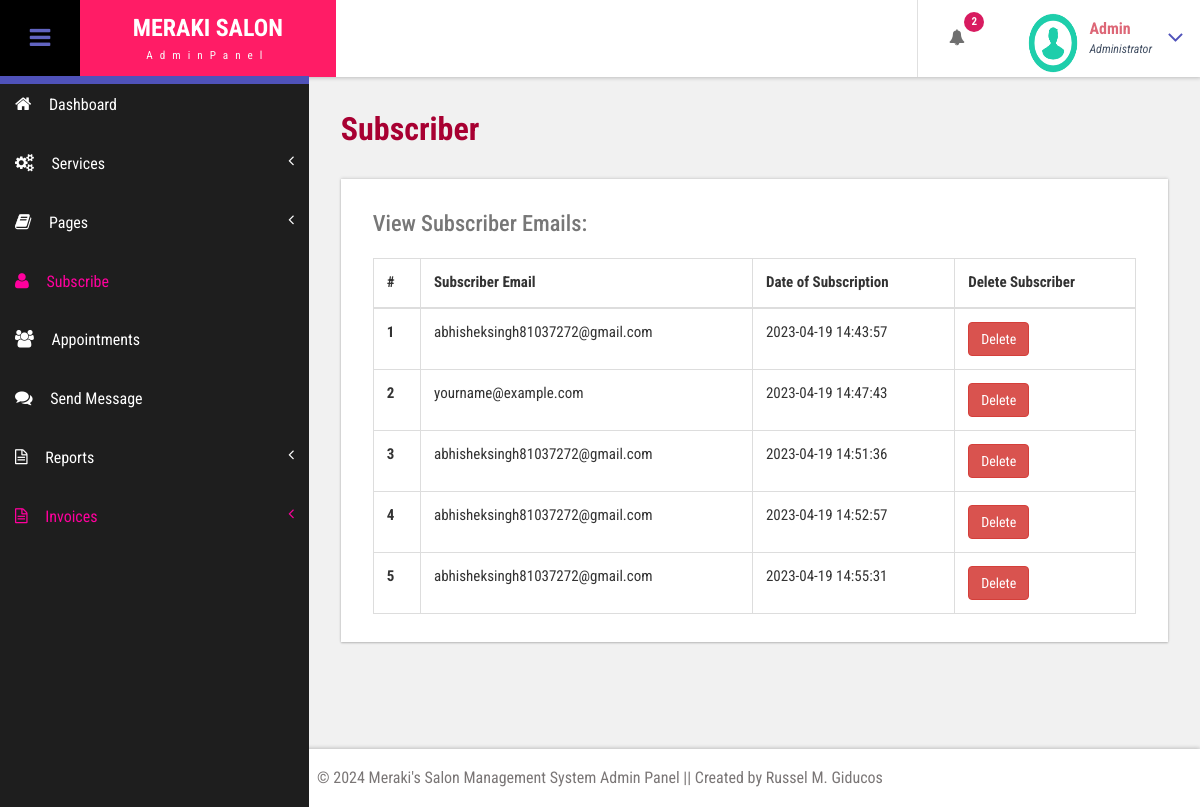
Before: /admin/subcriber.php (signed in) with the older database file.
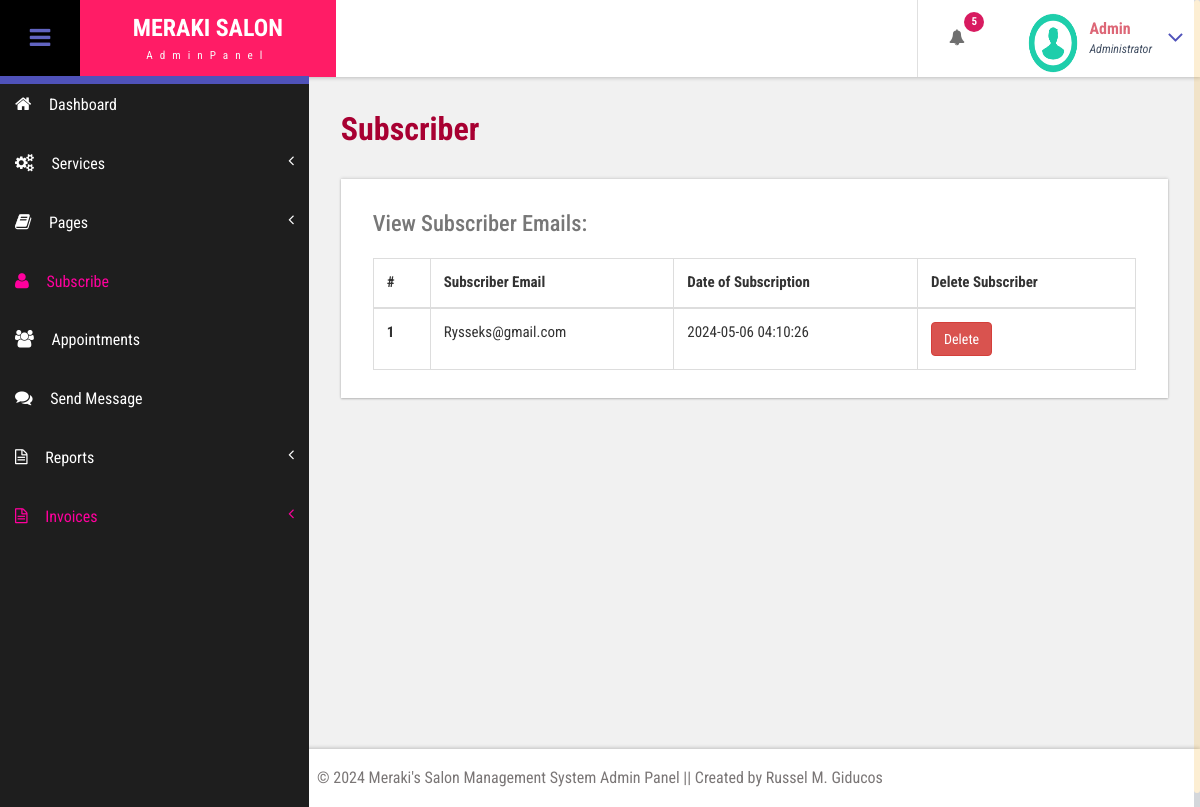
After: the same page with the newer database file.
### tables this page shows
CREATE TABLE `tblsubscriber` (
  `ID` int(5) NOT NULL,
  `Email` varchar(200) DEFAULT NULL,
  `DateofSub` timestamp NOT NULL DEFAULT current_timestamp()
);

### admin/subcriber.php (the view, shortened to what this page needs)
<?php
include('includes/dbconnection.php');
if (strlen($_SESSION['bpmsaid']==0)) {
  header('location:logout.php');
  } else{
  ?>
<!DOCTYPE HTML>
<html>
<head>
<link href="css/bootstrap.css" rel='stylesheet' type='text/css' />
<link href="css/style.css" rel='stylesheet' type='text/css' />
<link href="css/font-awesome.css" rel="stylesheet">
<link href="css/animate.css" rel="stylesheet" type="text/css" media="all">
<link href="css/custom.css" rel="stylesheet">
</head>
<body class="cbp-spmenu-push">
	<div class="main-content">
		<?php include_once 'includes/sidebar.php'; ?>
		<?php include_once 'includes/header.php'; ?>
		<body class="cbp-spmenu-push">
	<div class="main-content">
		<?php include_once('includes/sidebar.php');?>
		<?php include_once('includes/header.php');?>
		<div id="page-wrapper">
			<div class="main-page">
				<div class="tables">
					<h3 class="title1">Subscriber</h3>
					<div class="table-responsive bs-example widget-shadow">
						<h4>View Subscriber Emails:</h4>
						<table class="table table-bordered">
							<thead>
								<tr>
									<th>#</th>
									<th>Subscriber Email</th>
									<th>Date of Subscription</th>
									<th>Delete Subscriber</th>
								</tr>
							</thead>
							<tbody>
								<?php
								$ret=mysqli_query($con,"select * from tblsubscriber");
								$cnt=1;
								while ($row=mysqli_fetch_array($ret)) {
									?>
									<tr>
										<th scope="row"><?php echo $cnt;?></th>
										<td><?php  echo $row['Email'];?></td>
										<td><?php  echo $row['DateofSub'];?></td>
										<td>
											<form method="post" action="">
												<button type="submit" class="btn btn-danger" name="delete">Delete</button>
											</form>
										</td>
									</tr>
									<?php
									$cnt++;
								}?>
							</tbody>
						</table>
					</div>
				</div>
			</div>
		</div>
		<?php include_once('includes/footer.php');?>
	</div>
				</body>
</body>
</html>
<?php }  ?>

### admin/includes/header.php (shortened to what this page needs)
<div class="sticky-header header-section ">
  <div class="header-left">
    <button id="showLeftPush"><i class="fa fa-bars"></i></button>
    <div class="logo">
      <a href="dashboard.php">
        <h1>MERAKI SALON</h1>
        <span>AdminPanel</span>
      </a>
    </div>
  </div>
  <div class="header-right">
    <div class="profile_details_left">
      <ul class="nofitications-dropdown">
        <?php
        $ret1 = mysqli_query($con, "select ID,Name from tblcustomers ORDER BY ID DESC");
        $num = mysqli_num_rows($ret1);
        ?>
        <li class="dropdown head-dpdn">
          <a href="#" class="dropdown-toggle" data-toggle="dropdown" aria-expanded="false"><i
              class="fa fa-bell"></i><span class="badge blue"><?php echo $num; ?></span></a>
        </li>
      </ul>
      <div class="clearfix"> </div>
    </div>
    <div class="profile_details">
      <?php
      $adid = $_SESSION['bpmsaid'];
      $ret = mysqli_query($con, "select AdminName from tbladmin where ID='$adid'");
      $row = mysqli_fetch_array($ret);
      $name = $row['AdminName'];
      ?>
      <ul>
        <li class="dropdown profile_details_drop">
          <a href="#" class="dropdown-toggle" data-toggle="dropdown" aria-expanded="false">
            <div class="profile_img">
              <span class="prfil-img"><img src="images/download (1).png" alt="" width="50" height="60"> </span>
              <div class="user-name">
                <p><?php echo $name; ?></p>
                <span>Administrator</span>
              </div>
              <i class="fa fa-angle-down lnr"></i>
              <div class="clearfix"></div>
            </div>
          </a>
        </li>
      </ul>
    </div>
  </div>
  <div class="clearfix"> </div>
</div>

Changed rows visible on the page:
removed tblsubscriber: Email "abhisheksingh81037272@gmail.com", DateofSub "2023-04-19 14:43:57"
removed tblsubscriber: Email "yourname@example.com", DateofSub "2023-04-19 14:47:43"
removed tblsubscriber: Email "abhisheksingh81037272@gmail.com", DateofSub "2023-04-19 14:51:36"
removed tblsubscriber: Email "abhisheksingh81037272@gmail.com", DateofSub "2023-04-19 14:52:57"
removed tblsubscriber: Email "abhisheksingh81037272@gmail.com", DateofSub "2023-04-19 14:55:31"
added tblsubscriber: Email "Rysseks@gmail.com", DateofSub "2024-05-06 04:10:26"
Other visible differences:
$num: "2" → "5"
